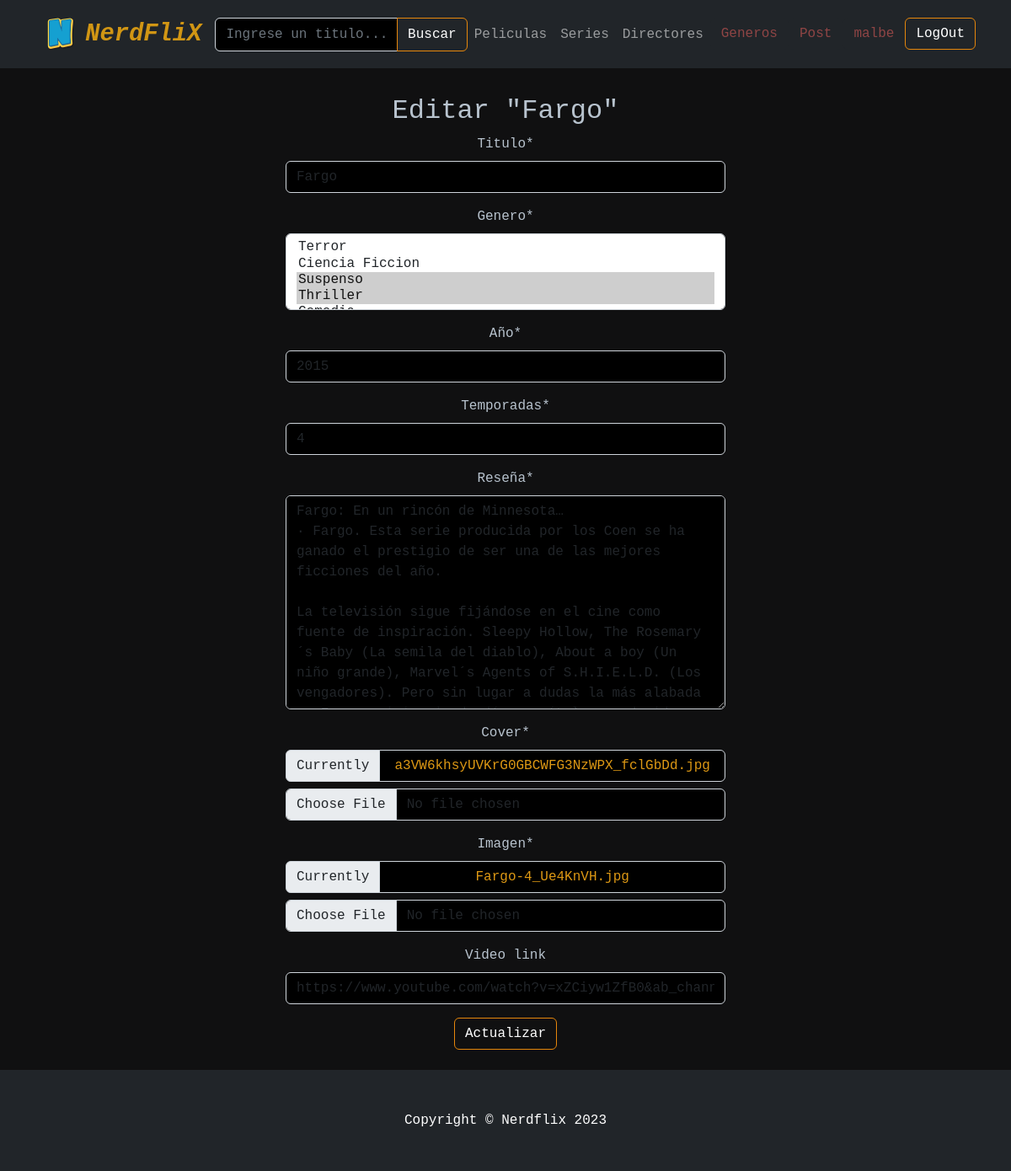
/editar-series/2 (signed in), run on an earlier commit of the app's database.
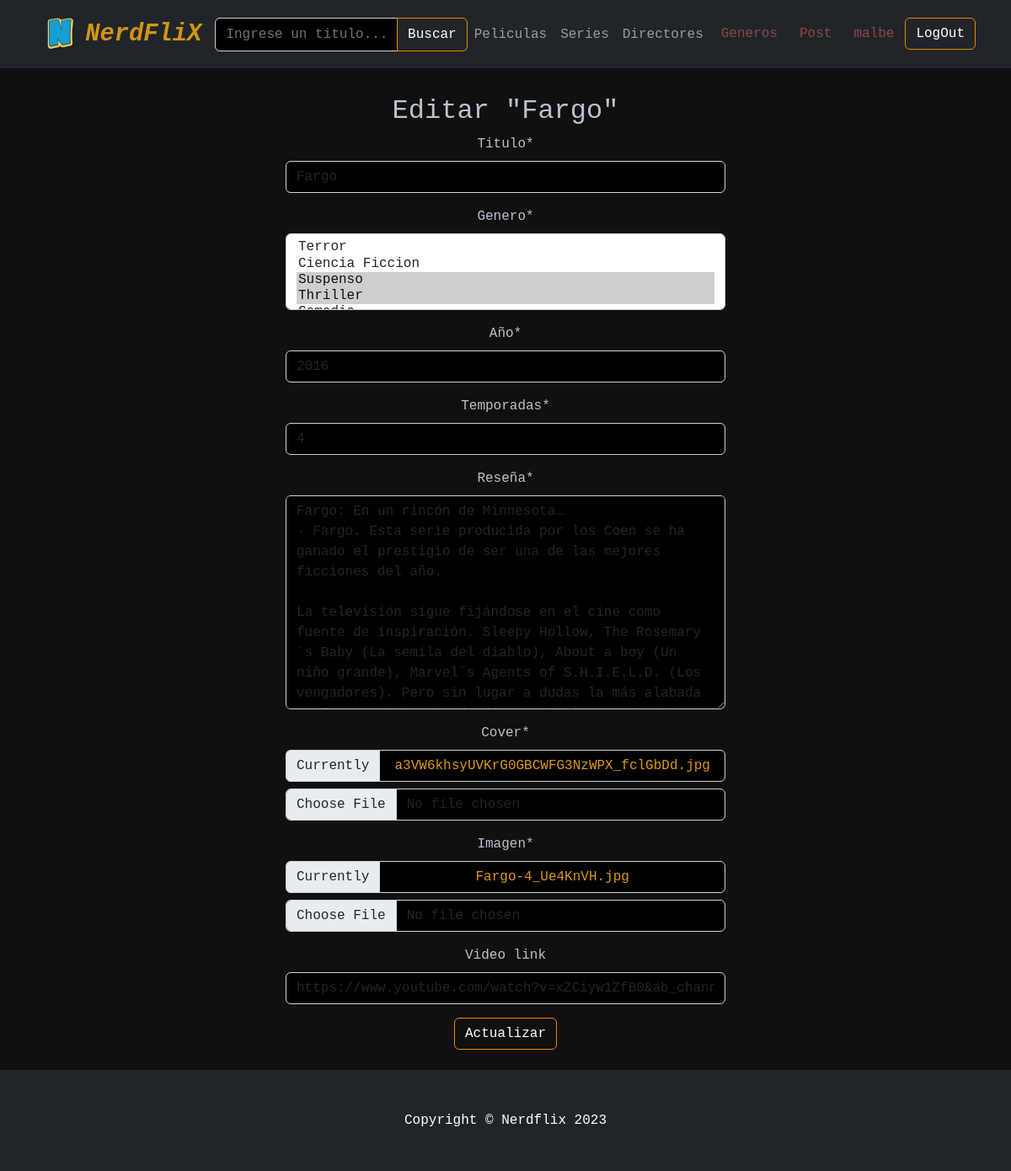
And on a later commit of the database.
### AppCoder/models.py (models this page shows, shortened)
class Series(models.Model):
    titulo =models.CharField(max_length=50)
    slug = models.SlugField(unique=True,null=True)
    fecha_creacion=models.DateField(auto_now_add=True)
    genero= models.ManyToManyField(Generos)
    año=models.IntegerField(null=True)
    temporadas= models.IntegerField(null=True)
    reseña = models.TextField(null=True)
    autor_reseña= models.ForeignKey(User,on_delete=models.CASCADE,null=True)
    cover = models.ImageField(null=True)
    imagen = models.ImageField(null=True)
    video_link = EmbedVideoField(blank=True,null=True)
    destacada= models.BooleanField(default=False)

### AppCoder/views.py (the view)
# urls.py: path('editar-series/<pk>', EditarSeries.as_view(),name='EditarSeries'),
class EditarSeries(LoginRequiredMixin,UpdateView):
    model=Series
    template_name='AppCoder/series_actualizar.html'
    fields=['titulo','genero','año','temporadas','reseña','cover','imagen','video_link']
    success_url='/user-post-lista/'

### AppCoder/context_processors.py (called while the page is built)
def generos_contexto(request):
    generos=Generos.objects.all()
    return {
        'generos':generos
    }

### AppCoder/models.py (called while the page is built)
    def __str__(self):
        return self.genero

### AppCoder/templates/AppCoder/series_actualizar.html (shortened to what this page needs)
{% extends "Base.html" %}
{% load crispy_forms_tags %}
{% block contenidoQueCambia %}
 <div class="page-header d-flex align-items-center">
    <div class="container position-relative">
      <div class="row d-flex justify-content-center">
        <div class="col-lg-6 text-center">
          <br>
          <form action="{% url 'EditarSeries' series.id %}" method="post" enctype="multipart/form-data">
         <h2>Editar "{{series.titulo }}"</h2>
            {{ form| crispy }}
            <button class="btn btn-primary"  type="submit">Actualizar</button>
        </form>
        </div>
      </div>
    </div>
  </div>
  <br>
{% endblock %}

What changed in the data, as far as the page shows it:
changed Series "Fargo": año "2015" → "2016"
